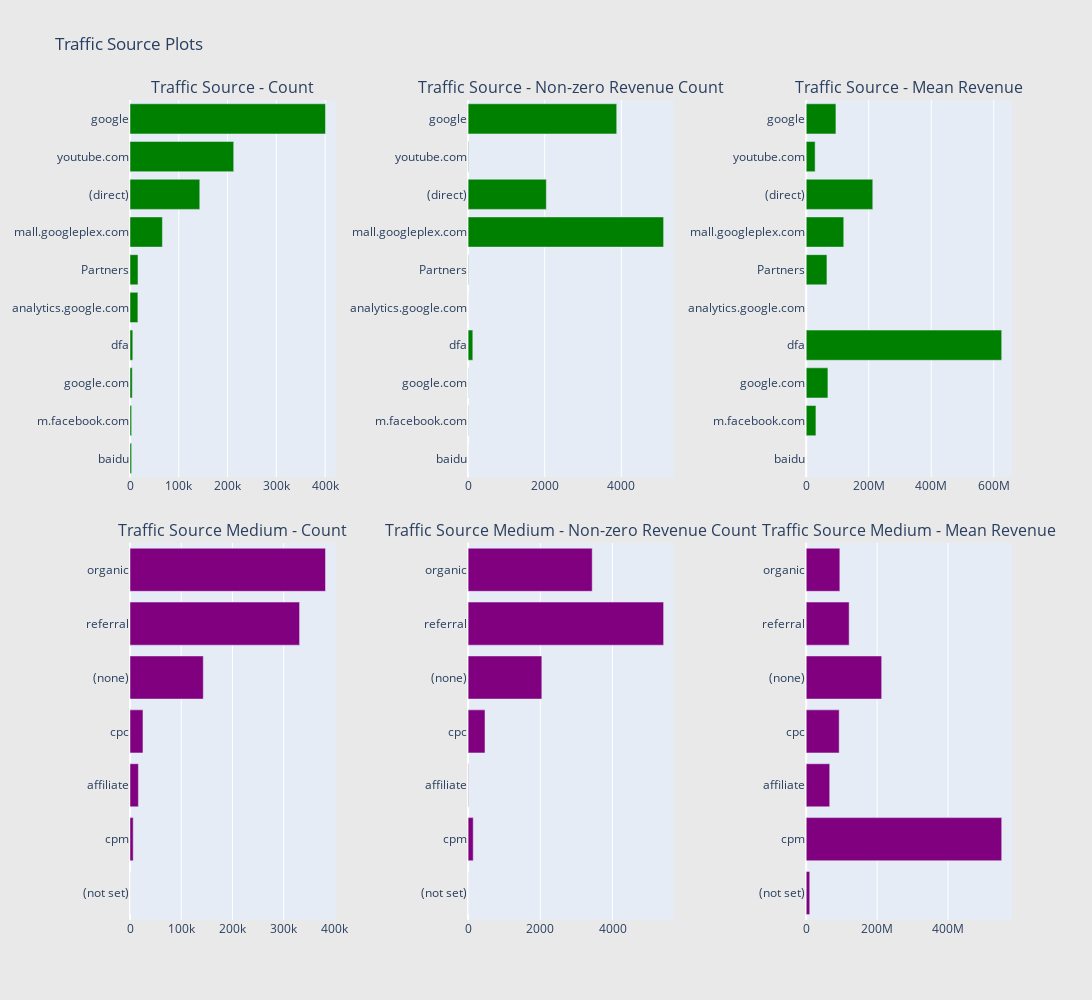

Notebook code cell kept with this figure:
### Markdown cell above
Traffic Source:

### Code cell
# Continent
cnt_srs = train.groupby('trafficSource.source')['totals.transactionRevenue'].agg(['size', 'count', 'mean'])
cnt_srs.columns = ["count", "count of non-zero revenue", "mean"]
cnt_srs = cnt_srs.sort_values(by="count", ascending=False)
trace1 = horizontal_bar_chart(cnt_srs["count"].head(10), 'green')
trace2 = horizontal_bar_chart(cnt_srs["count of non-zero revenue"].head(10), 'green')
trace3 = horizontal_bar_chart(cnt_srs["mean"].head(10), 'green')

# Sub-continent
cnt_srs = train.groupby('trafficSource.medium')['totals.transactionRevenue'].agg(['size', 'count', 'mean'])
cnt_srs.columns = ["count", "count of non-zero revenue", "mean"]
cnt_srs = cnt_srs.sort_values(by="count", ascending=False)
trace4 = horizontal_bar_chart(cnt_srs["count"], 'purple')
trace5 = horizontal_bar_chart(cnt_srs["count of non-zero revenue"], 'purple')
trace6 = horizontal_bar_chart(cnt_srs["mean"], 'purple')

# Creating two subplots
fig = tools.make_subplots(rows=2, cols=3, vertical_spacing=0.08, horizontal_spacing=0.15, 
                          subplot_titles=["Traffic Source - Count", "Traffic Source - Non-zero Revenue Count", "Traffic Source - Mean Revenue",
                                          "Traffic Source Medium - Count",  "Traffic Source Medium - Non-zero Revenue Count", "Traffic Source Medium - Mean Revenue"
                                          ])

fig.append_trace(trace1, 1, 1)
fig.append_trace(trace2, 1, 2)
fig.append_trace(trace3, 1, 3)
fig.append_trace(trace4, 2, 1)
fig.append_trace(trace5, 2, 2)
fig.append_trace(trace6, 2, 3)

fig['layout'].update(height=1000, width=1200, paper_bgcolor='rgb(233,233,233)', title="Traffic Source Plots")
py.iplot(fig, filename='traffic-source-plots')

### Figure 1 — Plotly figure (JSON) as saved in the notebook; plotly's stock layout.template omitted (floating-point values rounded to 4 significant figures)
{"data": [{"marker": {"color": "green"}, "orientation": "h", "showlegend": false, "type": "bar", "x": [3356, 3365, 4669, 5686, 16172, 16411, 66416, 143028, 212602, 400788], "xaxis": "x", "y": ["baidu", "m.facebook.com", "google.com", "dfa", "analytics.google.com", "Partners", "mall.googleplex.com", "(direct)", "youtube.com", "google"], "yaxis": "y"}, {"marker": {"color": "green"}, "orientation": "h", "showlegend": false, "type": "bar", "x": [0, 6, 5, 123, 0, 9, 5103, 2042, 11, 3879], "xaxis": "x2", "y": ["baidu", "m.facebook.com", "google.com", "dfa", "analytics.google.com", "Partners", "mall.googleplex.com", "(direct)", "youtube.com", "google"], "yaxis": "y2"}, {"marker": {"color": "green"}, "orientation": "h", "showlegend": false, "type": "bar", "x": [null, 31130000.0, 69448000, 625400000.0, null, 66380000.0, 120100000.0, 212900000.0, 28550000.0, 95120000.0], "xaxis": "x3", "y": ["baidu", "m.facebook.com", "google.com", "dfa", "analytics.google.com", "Partners", "mall.googleplex.com", "(direct)", "youtube.com", "google"], "yaxis": "y3"}, {"marker": {"color": "purple"}, "orientation": "h", "showlegend": false, "type": "bar", "x": [120, 6262, 16403, 25326, 143026, 330955, 381561], "xaxis": "x4", "y": ["(not set)", "cpm", "affiliate", "cpc", "(none)", "referral", "organic"], "yaxis": "y4"}, {"marker": {"color": "purple"}, "orientation": "h", "showlegend": false, "type": "bar", "x": [1, 142, 9, 468, 2042, 5415, 3438], "xaxis": "x5", "y": ["(not set)", "cpm", "affiliate", "cpc", "(none)", "referral", "organic"], "yaxis": "y5"}, {"marker": {"color": "purple"}, "orientation": "h", "showlegend": false, "type": "bar", "x": [9990000, 551700000.0, 66380000.0, 93070000.0, 212900000.0, 121200000.0, 94930000.0], "xaxis": "x6", "y": ["(not set)", "cpm", "affiliate", "cpc", "(none)", "referral", "organic"], "yaxis": "y6"}], "layout": {"annotations": [{"font": {"size": 16}, "showarrow": false, "text": "Traffic Source - Count", "x": 0.1167, "xanchor": "center", "xref": "paper", "y": 1, "yanchor": "bottom", "yref": "paper"}, {"font": {"size": 16}, "showarrow": false, "text": "Traffic Source - Non-zero Revenue Count", "x": 0.5, "xanchor": "center", "xref": "paper", "y": 1, "yanchor": "bottom", "yref": "paper"}, {"font": {"size": 16}, "showarrow": false, "text": "Traffic Source - Mean Revenue", "x": 0.8833, "xanchor": "center", "xref": "paper", "y": 1, "yanchor": "bottom", "yref": "paper"}, {"font": {"size": 16}, "showarrow": false, "text": "Traffic Source Medium - Count", "x": 0.1167, "xanchor": "center", "xref": "paper", "y": 0.46, "yanchor": "bottom", "yref": "paper"}, {"font": {"size": 16}, "showarrow": false, "text": "Traffic Source Medium - Non-zero Revenue Count", "x": 0.5, "xanchor": "center", "xref": "paper", "y": 0.46, "yanchor": "bottom", "yref": "paper"}, {"font": {"size": 16}, "showarrow": false, "text": "Traffic Source Medium - Mean Revenue", "x": 0.8833, "xanchor": "center", "xref": "paper", "y": 0.46, "yanchor": "bottom", "yref": "paper"}], "height": 1000, "paper_bgcolor": "rgb(233,233,233)", "title": {"text": "Traffic Source Plots"}, "width": 1200, "xaxis": {"anchor": "y", "domain": [0, 0.2333]}, "xaxis2": {"anchor": "y2", "domain": [0.3833, 0.6167]}, "xaxis3": {"anchor": "y3", "domain": [0.7667, 1.0]}, "xaxis4": {"anchor": "y4", "domain": [0, 0.2333]}, "xaxis5": {"anchor": "y5", "domain": [0.3833, 0.6167]}, "xaxis6": {"anchor": "y6", "domain": [0.7667, 1.0]}, "yaxis": {"anchor": "x", "domain": [0.54, 1]}, "yaxis2": {"anchor": "x2", "domain": [0.54, 1]}, "yaxis3": {"anchor": "x3", "domain": [0.54, 1]}, "yaxis4": {"anchor": "x4", "domain": [0, 0.46]}, "yaxis5": {"anchor": "x5", "domain": [0, 0.46]}, "yaxis6": {"anchor": "x6", "domain": [0, 0.46]}}}
